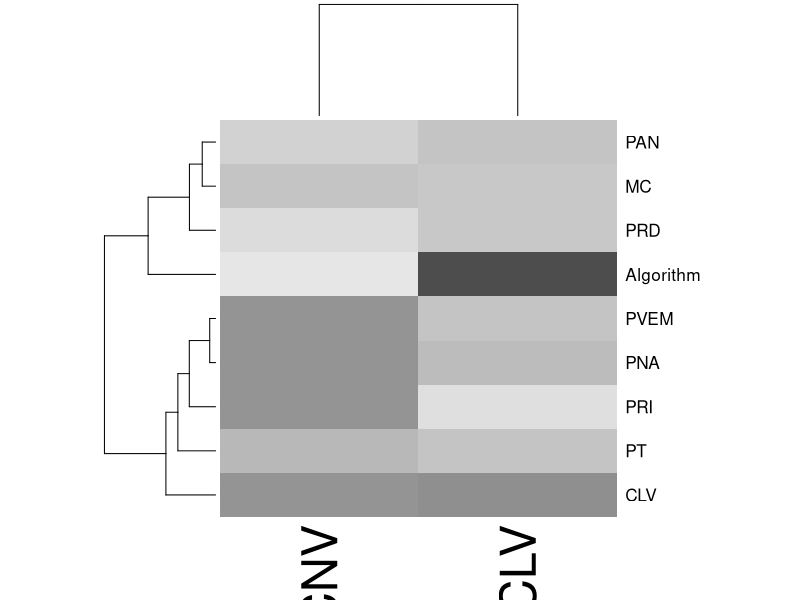
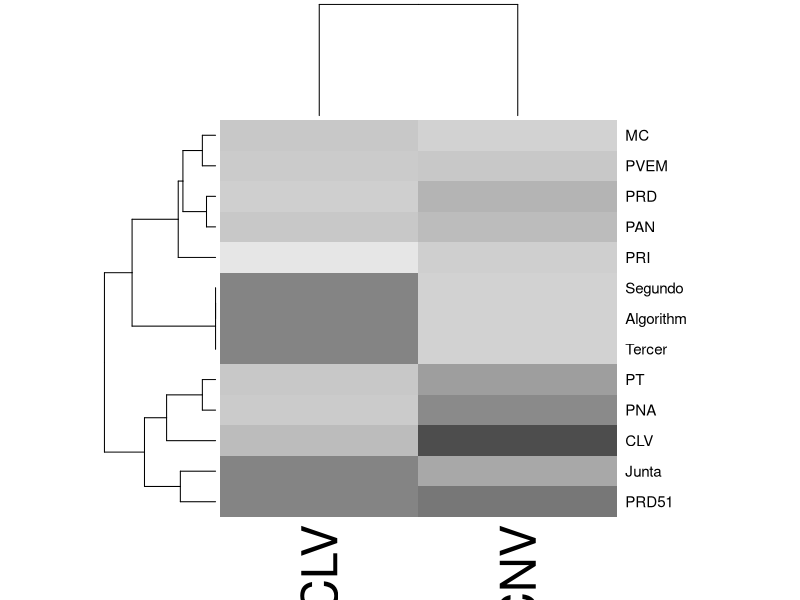

The R source for these figures, in order:
## ---- chunk 1
library(dplyr)
library(tidyr)


INE2013s1.df <- read.delim(file="Pre-Normalized APSA2014PaperTables - Obs 1st Scenario.tsv",stringsAsFactors =FALSE,na.strings="-")
INE2013s2.df <- read.delim(file="Pre-Normalized APSA2014PaperTables - Obs 2nd Scsnario .tsv",stringsAsFactors =FALSE,na.strings="-")

## ---- chunk 2
normalizeEvent<-function(input.df) {
  # gather into key value pairs
  tmpgather.df<-gather(input.df,key="key",value="value",-Entidad)
  tmpgather.df["govlevel"]=sapply(strsplit(tmpgather.df[["key"]],'.',fixed=TRUE),function(x)x[[1]])
  tmpgather.df["actor"]=sapply(strsplit(tmpgather.df[["key"]],'.',fixed=TRUE),function(x)x[[2]])
  tmpgather.df["vtype"]<-sapply(strsplit(tmpgather.df[["key"]],'.',fixed=TRUE),function(x)if(length(x)==3){x[[3]]}else{"SCORE"})
  tmpgather.df<-subset(tmpgather.df,select=-key)
  # reassemble 
  tmpspread.df<-spread(tmpgather.df,key="vtype",value="value")
  # standardize dummy variables
  tmpspread.df["PROPOSED"]<-!is.na(tmpspread.df["SCORE"])
  tmpspread.df[["INVALID"]]<-as.logical(tmpspread.df[["INVALID"]])
  tmpspread.df[["PAPER"]]<-as.logical(tmpspread.df[["PAPER"]])
  return(tmpspread.df) 
}
## ---- chunk 3
# standardize names
names(INE2013s1.df)[which(names(INE2013s1.df)=="Primer.Escenario")]<-"CNV.Algorithm"
names(INE2013s1.df)[which(names(INE2013s1.df)=="RECOMENDACION.CT")]<-"CNV.Recomendacion"
# Recommendation is measured at different leval, and type complicates comparison
INE2013s1.df<-subset(INE2013s1.df,select=-CNV.Recomendacion)
tmp2013s1.df<- normalizeEvent(INE2013s1.df)
tmp2013s1.df["scenario"]<-1
tmp2013s1.df["year"]<-2013
## ---- chunk 4
results<-xtabs(formula=PROPOSED~actor+govlevel,data=tmp2013s1.df)
print(results)
heatmap(results, scale="column", col=gray.colors(max(results)))
## ---- chunk 5
#Scenario 2
# normalize names
names(INE2013s2.df)[which(names(INE2013s2.df)=="Primer.Escenario")]<-"CNV.Algorithm"
names(INE2013s2.df)[which(names(INE2013s2.df)=="Segundo.Escenario")]<-"CNV.Segundo"
names(INE2013s2.df)[which(names(INE2013s2.df)=="Tercer.Escenario")]<-"CNV.Tercer"
names(INE2013s2.df)[which(names(INE2013s2.df)=="Junta.Local.Ejecutiva")]<-"CNV.Junta"
names(INE2013s2.df)[which(names(INE2013s2.df)=="Ganador")]<-"CNV.Ganador"
INE2013s2.df<-subset(INE2013s2.df,select=-CNV.Ganador)

tmp2013s2.df <- normalizeEvent(INE2013s2.df)
tmp2013s2.df["year"]<-2013
tmp2013s2.df["scenario"]<-2

## ---- chunk 6
results<-xtabs(formula=PROPOSED~actor+govlevel,data=tmp2013s2.df)
print(results)
heatmap(results, scale="column", col=gray.colors(max(results)))
## ---- chunk 7
tmp2013.df<-rbind(tmp2013s1.df,tmp2013s2.df)
## ---- chunk 8
results<-xtabs(formula=PROPOSED~actor+govlevel+scenario,data=tmp2013.df)
ftable(results)
